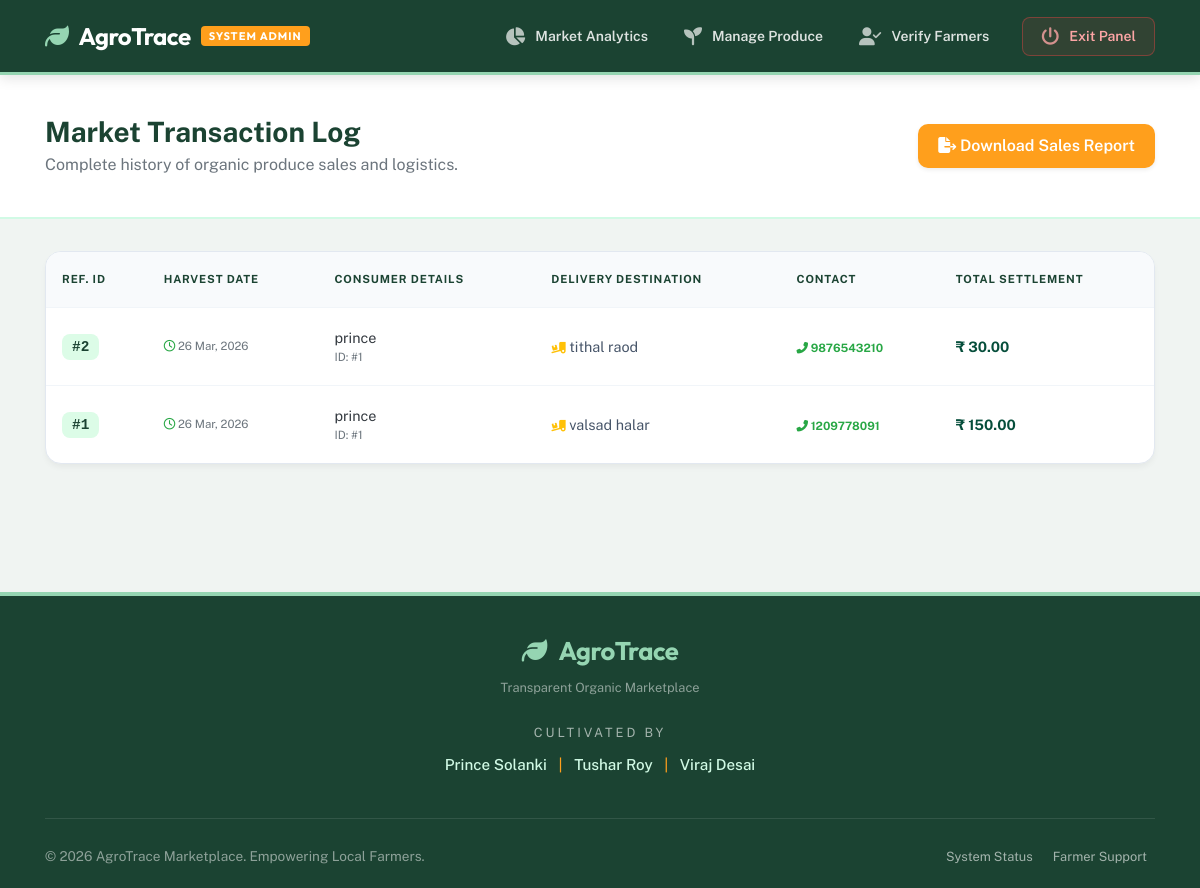
The page /all_order_report.php on the database its author committed.
### tables this page shows
CREATE TABLE IF NOT EXISTS `order_detail` (
  `order_id` int(10) NOT NULL,
  `order_date` date NOT NULL,
  `cart_id` int(10) NOT NULL,
  `customer_id` int(10) NOT NULL,
  `order_address` varchar(200) NOT NULL,
  `order_mobile` varchar(10) NOT NULL,
  `order_amount` int(10) NOT NULL,
  PRIMARY KEY (`order_id`)
);

CREATE TABLE IF NOT EXISTS `customer_detail` (
  `customer_id` int(10) NOT NULL,
  `customer_name` varchar(50) NOT NULL,
  `customer_address` varchar(200) NOT NULL,
  `customer_city` varchar(50) NOT NULL,
  `customer_mobile` varchar(10) NOT NULL,
  `customer_email` varchar(50) NOT NULL,
  `customer_pass` varchar(10) NOT NULL,
  PRIMARY KEY (`customer_id`)
);

### all_order_report.php (the view, shortened to what this page needs)
<?php
include("admin_header.php");
include("connect.php");
?>
<link rel="stylesheet" href="https://cdnjs.cloudflare.com/ajax/libs/font-awesome/6.4.0/css/all.min.css">
<div class="page-header">
    <div class="container">
        <div class="d-flex justify-content-between align-items-center">
            <div>
                <h1 class="h3 text-harvest mb-1">Market Transaction Log</h1>
                <p class="text-muted mb-0">Complete history of organic produce sales and logistics.</p>
            </div>
            <button class="export-btn shadow-sm" onclick="window.print()">
                <i class="fas fa-file-export me-2"></i> Download Sales Report
            </button>
        </div>
    </div>
</div>
<div class="container pb-5">
    <div class="order-card">
        <?php
        $query = mysqli_query($con, "SELECT order_detail.*, customer_detail.customer_name
                             FROM order_detail
                             INNER JOIN customer_detail
                             ON order_detail.customer_id = customer_detail.customer_id
                             ORDER BY order_detail.order_id DESC");
        if(mysqli_num_rows($query) > 0) {
        ?>
        <div class="table-responsive">
            <table class="table mb-0">
                <thead>
                    <tr>
                        <th>Ref. ID</th>
                        <th>Harvest Date</th>
                        <th>Consumer Details</th>
                        <th>Delivery Destination</th>
                        <th>Contact</th>
                        <th>Total Settlement</th>
                    </tr>
                </thead>
                <tbody>
                    <?php while ($r = mysqli_fetch_array($query)) { ?>
                    <tr>
                        <td><span class="order-id">#<?php echo $r[0]; ?></span></td>
                        <td>
                            <div class="small text-muted">
                                <i class="far fa-clock me-1 text-success"></i>
                                <?php echo date("d M, Y", strtotime($r[1])); ?>
                            </div>
                        </td>
                        <td>
                           <div class="fw-bold text-dark"><?php echo $r['customer_name']; ?></div>
                            <div class="small text-muted">ID: #<?php echo $r['customer_id']; ?></div>
                        </td>
                        <td>
                            <div class="address-box" title="<?php echo $r[4]; ?>">
                                <i class="fas fa-truck-loading text-warning me-1 small"></i> <?php echo $r[4]; ?>
                            </div>
                        </td>
                        <td>
                            <a href="tel:<?php echo $r[5]; ?>" class="text-decoration-none text-success font-weight-bold small">
                                <i class="fas fa-phone-alt me-1"></i> <?php echo $r[5]; ?>
                            </a>
                        </td>
                        <td><span class="amount-cell">₹ <?php echo number_format($r[6], 2); ?></span></td>
                    </tr>
                    <?php } ?>
                </tbody>
            </table>
        </div>
        <?php
        } else {
            echo "<div class='p-5 text-center'>
                    <i class='fas fa-seedling fa-4x mb-3 text-success opacity-25'></i>
                    <h5 class='text-muted'>No sales recorded in the marketplace yet.</h5>
                  </div>";
        }
        ?>
    </div>
</div>
<?php include("footer.php"); ?>

### admin_header.php (style rules this page uses)
:root { --agro-admin-dark: #1b4332; --agro-accent: #95d5b2; --agro-warning: #ff9f1c; --nav-height: 75px; }
body { padding-top: var(--nav-height); background-color: #f0f2f5; font-family: 'Public Sans', sans-serif; }

### all_order_report.php (style rules this page uses)
body { background-color: #f0f4f2; font-family: 'Public Sans', sans-serif; }
.page-header { background: white; padding: 2.5rem 0; border-bottom: 2px solid #d1fae5; margin-bottom: 2rem; }
.order-card { background: white; border-radius: 16px; border: 1px solid #e2e8f0; box-shadow: 0 4px 6px -1px rgba(0, 0, 0, 0.05); overflow: hidden; }
.table thead th { background-color: #f8fafc; text-transform: uppercase; font-size: 0.7rem; letter-spacing: 0.075em; font-weight: 700; color: #1b4332; padding: 1.2rem 1rem; border: none; }
.table tbody td { padding: 1.2rem 1rem; vertical-align: middle; color: #334155; border-top: 1px solid #f1f5f9; font-size: 0.9rem; }
.order-id { font-weight: 700; color: #1b4332; background: #dcfce7; padding: 5px 10px; border-radius: 8px; font-family: 'Courier New', monospace; }
.amount-cell { font-weight: 700; color: #064e3b; }
.address-box { max-width: 250px; white-space: nowrap; overflow: hidden; text-overflow: ellipsis; color: #475569; }
.text-harvest { color: #1b4332; font-weight: 700; }
.export-btn { background: #ff9f1c; color: white; border: none; padding: 10px 20px; border-radius: 10px; font-weight: 600; transition: 0.3s; }

### rows shown on the page
order_detail: order_id "2", order_date "26 Mar, 2026", customer.customer_name "prince", customer "1", order_address "tithal raod", order_mobile "9876543210", order_amount "30.00"
order_detail: order_id "1", order_date "26 Mar, 2026", customer.customer_name "prince", customer "1", order_address "valsad halar", order_mobile "1209778091", order_amount "150.00"
